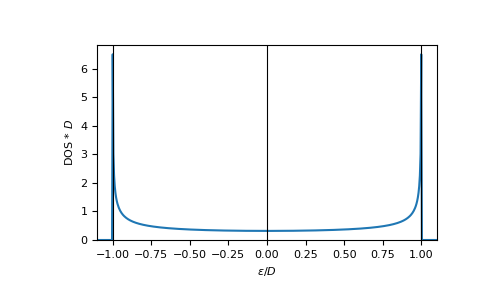

This figure's Python source:
# Calculate integrals (the 1D DOS needs higher accuracy for accurate results):

from mpmath import mp
with mp.workdps(35, normalize_output=True):
    norm = mp.quad(gt.lattice.onedim.dos_mp, [-1, +1])
norm
# mpf('1.0')

eps = np.linspace(-1.1, 1.1, num=501)
dos_mp = [gt.lattice.onedim.dos_mp(ee, half_bandwidth=1) for ee in eps]

import matplotlib.pyplot as plt
_ = plt.plot(eps, dos_mp)
for pos in (-1, 0, +1):
    _ = plt.axvline(pos, color='black', linewidth=0.8)
_ = plt.xlabel(r"$\epsilon/D$")
_ = plt.ylabel(r"DOS * $D$")
_ = plt.ylim(bottom=0)
_ = plt.xlim(left=eps.min(), right=eps.max())
plt.show()
